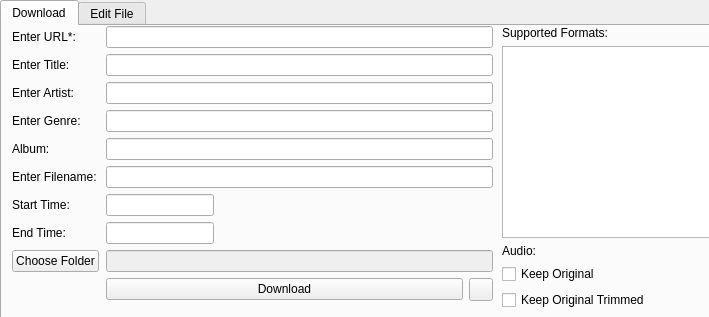
<?xml version="1.0" encoding="UTF-8"?>
<ui version="4.0">
 <class>MainWindow</class>
 <widget class="QMainWindow" name="MainWindow">
  <property name="geometry">
   <rect>
    <x>0</x>
    <y>0</y>
    <width>709</width>
    <height>317</height>
   </rect>
  </property>
  <property name="windowTitle">
   <string>MainWindow</string>
  </property>
  <property name="animated">
   <bool>true</bool>
  </property>
  <widget class="QWidget" name="centralwidget">
   <widget class="QTabWidget" name="tabWidget">
    <property name="geometry">
     <rect>
      <x>0</x>
      <y>0</y>
      <width>711</width>
      <height>321</height>
     </rect>
    </property>
    <property name="sizePolicy">
     <sizepolicy hsizetype="Expanding" vsizetype="Expanding">
      <horstretch>0</horstretch>
      <verstretch>0</verstretch>
     </sizepolicy>
    </property>
    <property name="currentIndex">
     <number>0</number>
    </property>
    <widget class="QWidget" name="DownloadTab">
     <attribute name="title">
      <string>Download</string>
     </attribute>
     <widget class="QWidget" name="formLayoutWidget">
      <property name="geometry">
       <rect>
        <x>10</x>
        <y>0</y>
        <width>481</width>
        <height>282</height>
       </rect>
      </property>
      <layout class="QFormLayout" name="formLayout">
       <property name="sizeConstraint">
        <enum>QLayout::SetDefaultConstraint</enum>
       </property>
       <property name="fieldGrowthPolicy">
        <enum>QFormLayout::AllNonFixedFieldsGrow</enum>
       </property>
       <item row="0" column="0">
        <widget class="QLabel" name="UrlLabel">
         <property name="text">
          <string>Enter URL*: </string>
         </property>
        </widget>
       </item>
       <item row="0" column="1">
        <widget class="QLineEdit" name="UrlText">
         <property name="sizePolicy">
          <sizepolicy hsizetype="Expanding" vsizetype="Fixed">
           <horstretch>2</horstretch>
           <verstretch>0</verstretch>
          </sizepolicy>
         </property>
        </widget>
       </item>
       <item row="1" column="0">
        <widget class="QLabel" name="TitleLabel">
         <property name="text">
          <string>Enter Title: </string>
         </property>
        </widget>
       </item>
       <item row="1" column="1">
        <widget class="QLineEdit" name="TitleText"/>
       </item>
       <item row="2" column="0">
        <widget class="QLabel" name="ArtistLabel">
         <property name="text">
          <string>Enter Artist: </string>
         </property>
        </widget>
       </item>
       <item row="2" column="1">
        <widget class="QLineEdit" name="ArtistText"/>
       </item>
       <item row="3" column="0">
        <widget class="QLabel" name="GenreLabel">
         <property name="text">
          <string>Enter Genre: </string>
         </property>
        </widget>
       </item>
       <item row="3" column="1">
        <widget class="QLineEdit" name="GenreText"/>
       </item>
       <item row="5" column="0">
        <widget class="QLabel" name="FilenameLabel">
         <property name="text">
          <string>Enter Filename: </string>
         </property>
        </widget>
       </item>
       <item row="5" column="1">
        <widget class="QLineEdit" name="FilenameText"/>
       </item>
       <item row="6" column="0">
        <widget class="QLabel" name="StartTimeLabel">
         <property name="text">
          <string>Start Time:</string>
         </property>
        </widget>
       </item>
       <item row="6" column="1">
        <widget class="QLineEdit" name="StartTimeText">
         <property name="sizePolicy">
          <sizepolicy hsizetype="Fixed" vsizetype="Fixed">
           <horstretch>0</horstretch>
           <verstretch>0</verstretch>
          </sizepolicy>
         </property>
        </widget>
       </item>
       <item row="7" column="0">
        <widget class="QLabel" name="EndTimeLabel">
         <property name="text">
          <string>End Time:</string>
         </property>
        </widget>
       </item>
       <item row="7" column="1">
        <widget class="QLineEdit" name="EndTimeText">
         <property name="sizePolicy">
          <sizepolicy hsizetype="Fixed" vsizetype="Fixed">
           <horstretch>0</horstretch>
           <verstretch>0</verstretch>
          </sizepolicy>
         </property>
        </widget>
       </item>
       <item row="8" column="0">
        <widget class="QPushButton" name="FolderButton">
         <property name="text">
          <string>Choose Folder</string>
         </property>
        </widget>
       </item>
       <item row="8" column="1">
        <widget class="QLineEdit" name="FolderText">
         <property name="enabled">
          <bool>false</bool>
         </property>
        </widget>
       </item>
       <item row="9" column="1">
        <layout class="QHBoxLayout" name="horizontalLayout">
         <item>
          <widget class="QPushButton" name="DownloadButton">
           <property name="enabled">
            <bool>true</bool>
           </property>
           <property name="sizePolicy">
            <sizepolicy hsizetype="Expanding" vsizetype="Fixed">
             <horstretch>0</horstretch>
             <verstretch>0</verstretch>
            </sizepolicy>
           </property>
           <property name="text">
            <string>Download</string>
           </property>
          </widget>
         </item>
         <item>
          <widget class="QToolButton" name="InfoButton">
           <property name="sizePolicy">
            <sizepolicy hsizetype="Fixed" vsizetype="Fixed">
             <horstretch>0</horstretch>
             <verstretch>15</verstretch>
            </sizepolicy>
           </property>
           <property name="maximumSize">
            <size>
             <width>30</width>
             <height>25</height>
            </size>
           </property>
           <property name="text">
            <string/>
           </property>
          </widget>
         </item>
        </layout>
       </item>
       <item row="4" column="0">
        <widget class="QLabel" name="AlbumLabel">
         <property name="text">
          <string>Album:</string>
         </property>
        </widget>
       </item>
       <item row="4" column="1">
        <widget class="QLineEdit" name="AlbumText"/>
       </item>
      </layout>
     </widget>
     <widget class="QWidget" name="layoutWidget">
      <property name="geometry">
       <rect>
        <x>500</x>
        <y>0</y>
        <width>258</width>
        <height>293</height>
       </rect>
      </property>
      <layout class="QVBoxLayout" name="verticalLayout">
       <property name="sizeConstraint">
        <enum>QLayout::SetFixedSize</enum>
       </property>
       <item>
        <widget class="QLabel" name="FormatLabel">
         <property name="sizePolicy">
          <sizepolicy hsizetype="Fixed" vsizetype="Preferred">
           <horstretch>0</horstretch>
           <verstretch>0</verstretch>
          </sizepolicy>
         </property>
         <property name="text">
          <string>Supported Formats:</string>
         </property>
        </widget>
       </item>
       <item>
        <widget class="QListWidget" name="FormatList">
         <property name="sizePolicy">
          <sizepolicy hsizetype="Fixed" vsizetype="Expanding">
           <horstretch>0</horstretch>
           <verstretch>0</verstretch>
          </sizepolicy>
         </property>
        </widget>
       </item>
       <item>
        <widget class="QLabel" name="label">
         <property name="text">
          <string>Audio:</string>
         </property>
        </widget>
       </item>
       <item>
        <widget class="QCheckBox" name="KeepOriginalAudioBox">
         <property name="text">
          <string>Keep Original</string>
         </property>
        </widget>
       </item>
       <item>
        <widget class="QCheckBox" name="TrimOriginalAudioBox">
         <property name="text">
          <string>Keep Original Trimmed</string>
         </property>
        </widget>
       </item>
       <item>
        <widget class="QLabel" name="label_2">
         <property name="text">
          <string>Video:</string>
         </property>
        </widget>
       </item>
       <item>
        <widget class="QCheckBox" name="KeepOriginalVideoBox">
         <property name="text">
          <string>Keep Original</string>
         </property>
        </widget>
       </item>
       <item>
        <widget class="QCheckBox" name="TrimOriginalVideoBox">
         <property name="text">
          <string>Keep Original Trimmed</string>
         </property>
        </widget>
       </item>
       <item>
        <widget class="QLabel" name="label_3">
         <property name="text">
          <string>Download Options:</string>
         </property>
        </widget>
       </item>
       <item>
        <widget class="QCheckBox" name="iTunesFormatBox">
         <property name="text">
          <string>iTunes Format (artist/album/song)</string>
         </property>
        </widget>
       </item>
      </layout>
     </widget>
    </widget>
    <widget class="QWidget" name="EditFileTab">
     <attribute name="title">
      <string>Edit File</string>
     </attribute>
     <widget class="QWidget" name="layoutWidget">
      <property name="geometry">
       <rect>
        <x>540</x>
        <y>10</y>
        <width>91</width>
        <height>61</height>
       </rect>
      </property>
      <layout class="QVBoxLayout" name="verticalLayout_3">
       <item>
        <widget class="QLabel" name="FileFormatLabel">
         <property name="text">
          <string>File Format:</string>
         </property>
        </widget>
       </item>
       <item>
        <widget class="QComboBox" name="FormatBox"/>
       </item>
      </layout>
     </widget>
     <widget class="QWidget" name="layoutWidget">
      <property name="geometry">
       <rect>
        <x>40</x>
        <y>10</y>
        <width>461</width>
        <height>191</height>
       </rect>
      </property>
      <layout class="QVBoxLayout" name="verticalLayout_2">
       <item>
        <widget class="QListWidget" name="FilesList"/>
       </item>
       <item>
        <layout class="QHBoxLayout" name="horizontalLayout_2">
         <property name="spacing">
          <number>25</number>
         </property>
         <item>
          <widget class="QPushButton" name="ChooseFilesButton">
           <property name="text">
            <string>Choose Files</string>
           </property>
          </widget>
         </item>
         <item>
          <widget class="QPushButton" name="ConvertButton">
           <property name="text">
            <string>Convert Files</string>
           </property>
          </widget>
         </item>
        </layout>
       </item>
      </layout>
     </widget>
    </widget>
   </widget>
  </widget>
 </widget>
 <tabstops>
  <tabstop>UrlText</tabstop>
  <tabstop>TitleText</tabstop>
  <tabstop>ArtistText</tabstop>
  <tabstop>GenreText</tabstop>
  <tabstop>AlbumText</tabstop>
  <tabstop>FilenameText</tabstop>
  <tabstop>StartTimeText</tabstop>
  <tabstop>EndTimeText</tabstop>
  <tabstop>FolderButton</tabstop>
  <tabstop>FolderText</tabstop>
  <tabstop>DownloadButton</tabstop>
  <tabstop>InfoButton</tabstop>
  <tabstop>FormatList</tabstop>
  <tabstop>KeepOriginalAudioBox</tabstop>
  <tabstop>TrimOriginalAudioBox</tabstop>
  <tabstop>KeepOriginalVideoBox</tabstop>
  <tabstop>TrimOriginalVideoBox</tabstop>
  <tabstop>FormatBox</tabstop>
  <tabstop>FilesList</tabstop>
  <tabstop>ChooseFilesButton</tabstop>
  <tabstop>ConvertButton</tabstop>
  <tabstop>iTunesFormatBox</tabstop>
  <tabstop>tabWidget</tabstop>
 </tabstops>
 <resources/>
 <connections/>
</ui>
